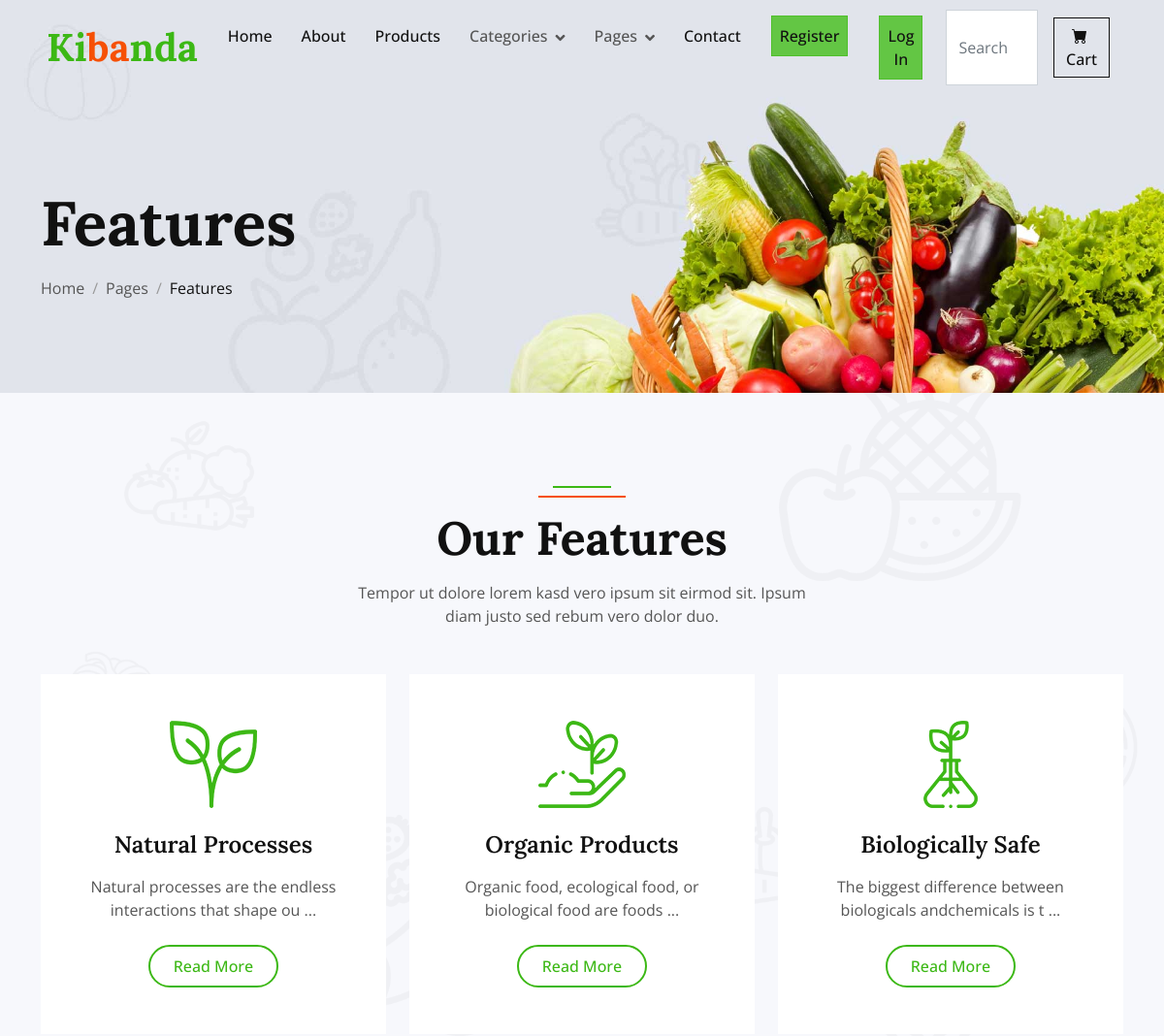
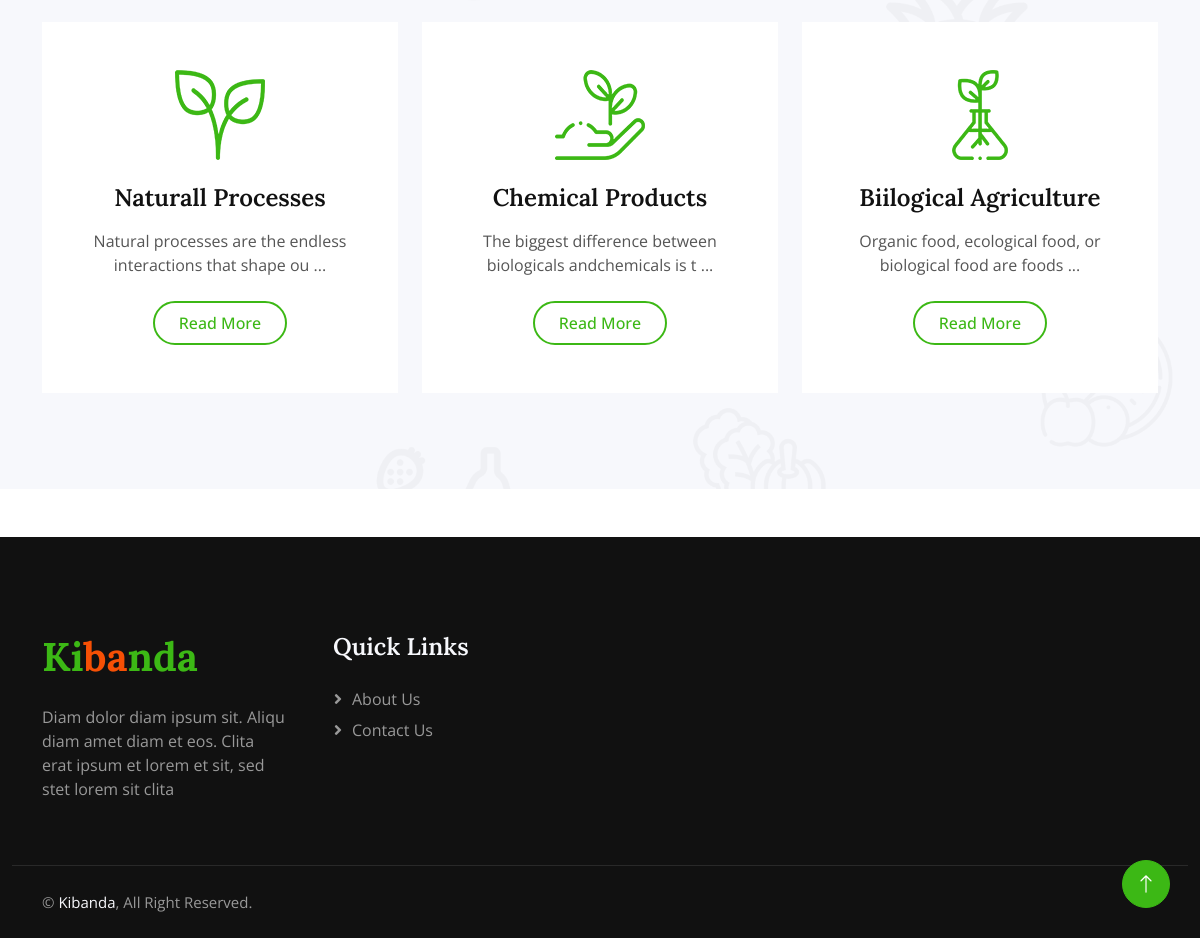
The app's page /features/ with its own data (2 pictures, top to bottom).
### Store/models.py (models this page shows, shortened)
class Features(models.Model):
    image = models.ImageField(upload_to='uploads/features', default='uploads/features/feature.jpg')
    title = models.CharField(blank=False, null=False, max_length=100)
    description = models.CharField(blank=False, null=False, max_length=10000)

### Store/views.py (the view)
# urls.py: path("features/", views.features, name="features"),
def features(request):
    feature = Features.objects.all()
    return render(request, "feature.html", {'navbar':'features', 'feature': feature})

### Store/templates/feature.html
{% extends 'layout.html' %}
{% load static %}
{% block body %}
    <div class="container-fluid page-header wow fadeIn" data-wow-delay="0.1s">
        <div class="container">
            <h1 class="display-3 mb-3 animated slideInDown">Features</h1>
            <nav aria-label="breadcrumb animated slideInDown">
                <ol class="breadcrumb mb-0">
                    <li class="breadcrumb-item"><a class="text-body" href="{% url 'Store:home' %}">Home</a></li>
                    <li class="breadcrumb-item"><a class="text-body" href="#">Pages</a></li>
                    <li class="breadcrumb-item text-dark active" aria-current="page">Features</li>
                </ol>
            </nav>
        </div>
    </div>
    <div class="container-fluid bg-light bg-icon py-6">
        <div class="container">
            <div class="section-header text-center mx-auto mb-5 wow fadeInUp" data-wow-delay="0.1s" style="max-width: 500px;">
                <h1 class="display-5 mb-3">Our Features</h1>
                <p>Tempor ut dolore lorem kasd vero ipsum sit eirmod sit. Ipsum diam justo sed rebum vero dolor duo.</p>
            </div>
            <div class="row g-4">
                {% for f in feature %}
                    <div class="col-lg-4 col-md-6 wow fadeInUp" data-wow-delay="0.3s">
                     <div class="bg-white text-center h-100 p-4 p-xl-5">
                        <img class="img-fluid mb-4" src="/media/{{ f.image }}" alt="">
                        <h4 class="mb-3">{{ f.title }}</h4>
                        <p class="mb-4">{{ f.description|slice:":60" }} ...</p>
                        <a class="btn btn-outline-primary border-2 py-2 px-4 rounded-pill" href="{% url 'Store:featuredetails' f.id %}">Read More</a>
                     </div>
                    </div>
                {% endfor %}
            </div>
        </div>
    </div>
{% endblock %}

### Store/static/css/style.css (style rules this page uses)
:root { --primary: #3CB815; --secondary: #F65005; --light: #F7F8FC; --dark: #111111; }
.py-6 { padding-top: 6rem; padding-bottom: 6rem; }
.bg-icon { background: url(../img/bg-icon.png) center center repeat; background-size: contain; }
.btn { font-weight: 500; transition: .5s; }
.page-header { padding-top: 12rem; padding-bottom: 6rem; background: url(../img/carousel-1.jpg) top right no-repeat; background-size: cover; }
.breadcrumb-item+.breadcrumb-item::before { color: #999999; }
.section-header { position: relative; padding-top: 25px; }
.section-header::before { position: absolute; content: ""; width: 60px; height: 2px; top: 0; left: 50%; transform: translateX(-50%); background: var(--primary); }
.section-header::after { position: absolute; content: ""; width: 90px; height: 2px; top: 10px; left: 50%; transform: translateX(-50%); background: var(--secondary); }

### records on screen
Features: image (picture), title "Natural Processes", description "Natural processes are the endless interactions that shape ou"
Features: image (picture), title "Organic Products", description "Organic food, ecological food, or biological food are foods"
Features: image (picture), title "Biologically Safe", description "The biggest difference between biologicals andchemicals is t"
Features: image (picture), title "Naturall Processes", description "Natural processes are the endless interactions that shape ou"
Features: image (picture), title "Chemical Products", description "The biggest difference between biologicals andchemicals is t"
Features: image (picture), title "Biilogical Agriculture", description "Organic food, ecological food, or biological food are foods"
